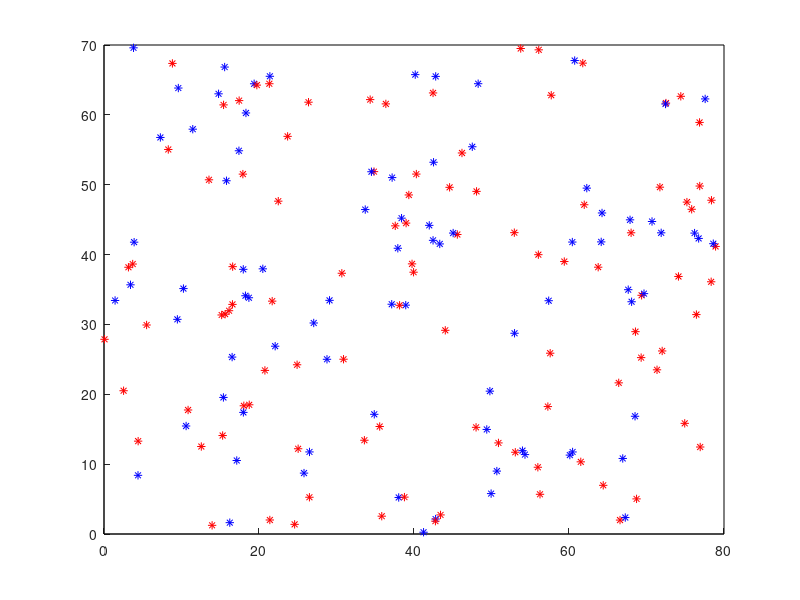

This chart was generated by the following MATLAB code:
% Tym razem pozycja jest obliczana na podstawie kąta spoda jakiego dotarł
% do czujnika sygnał od anteny. 
% Czerwone gwiazdki - pozycja oryginalna
% Niebieskie gwiazdki - pozycja wyznaczona

%% ------------------------------------------------------------------------
clear all; close all; clc

%% dane wejściowe
N = 100;                % liczba graczy
teren = [0,0; 80, 70];  % prostokątny teren gry
fn = 2300;              % MHz
df = 5;                 % Mhz
Ptx = 100;              % mW
% jeżeli chcesz podać błąd pomiaru kąta w radianach użyj linii
% 17, a jeżli w stopniach użyj 18
dfi = 0.139626;    
%dif_st = 8; dif = dif_st/180*pi;                       


%% stałe
% zakładamy, że nadajniki są w narożnikach boiska
R1 = [teren(1,1), teren(1,2)];
R2 = [teren(2,1), teren(1,2)];
R3 = [teren(2,1), teren(2,2)];
R4 = [teren(1,2), teren(2,2)];

%% pozycje graczy
pos = rand([N,2]);
pos(:,1) = pos(:,1)*teren(2,1);
pos(:,2) = pos(:,2)*teren(2,2);
posnew = zeros(N,2);

dif = 0;
for k = 1:N
    %% obliczanie kątów
    alfa1 = atan((pos(k,1)-R1(1))/(pos(k,2)-R1(2)));
    alfa2 = atan((pos(k,1)-R2(1))/(pos(k,2)-R2(2)));
    alfa3 = atan((pos(k,1)-R3(1))/(pos(k,2)-R3(2)));
    alfa4 = atan((pos(k,1)-R4(1))/(pos(k,2)-R4(2)));

    %% mierzone kąty 
    % zakładamy, że kąt został zmierzony poprawnie z błędem +- dfi
    alfa1 = alfa1 + (rand*2-1)*dfi;
    alfa2 = alfa2 + (rand*2-1)*dfi;
    alfa3 = alfa3 + (rand*2-1)*dfi;
    alfa4 = alfa4 + (rand*2-1)*dfi;

    %% obliczanie pozycji na podstawie dystansu
    A = [1, -tan(alfa1); ...
         1, -tan(alfa2); ...
         1, -tan(alfa3); ...
         1, -tan(alfa4)];

    b = [R1(1) - R1(2)*tan(alfa1); ...
         R2(1) - R2(2)*tan(alfa2); ...
         R3(1) - R3(2)*tan(alfa3); ...
         R4(1) - R4(2)*tan(alfa4)];
    
    r = ( transpose(A) * A )^(-1) * transpose(A) * b;
    posnew(k,:) = r;

    %% obliczanie różnic etc
    dif = dif + sqrt( (posnew(k,1)-pos(k,1)).^2 + (posnew(k,2)-pos(k,2)).^2 );
end

blad_sredni = dif/N;
fprintf("Średni błąd pomiaru: %fm", blad_sredni);

%% plot
rectangle('Position',[teren(1,:), teren(2,:)]);
axis([teren(1,1) teren(2,1) teren(1,2) teren(2,2)]); 
hold on;

for k=1:N
    plot(pos(k,1), pos(k,2), '*r');
    plot(posnew(k,1), posnew(k,2), '*b');
end